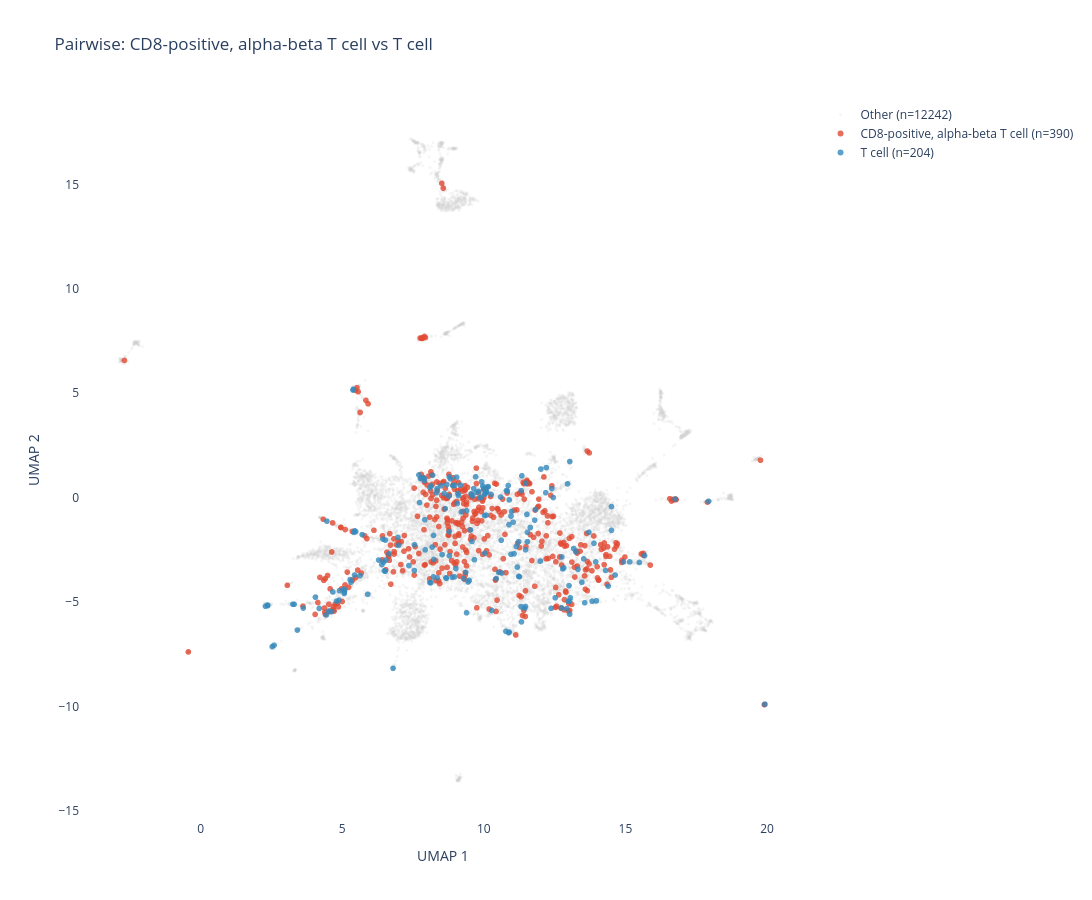
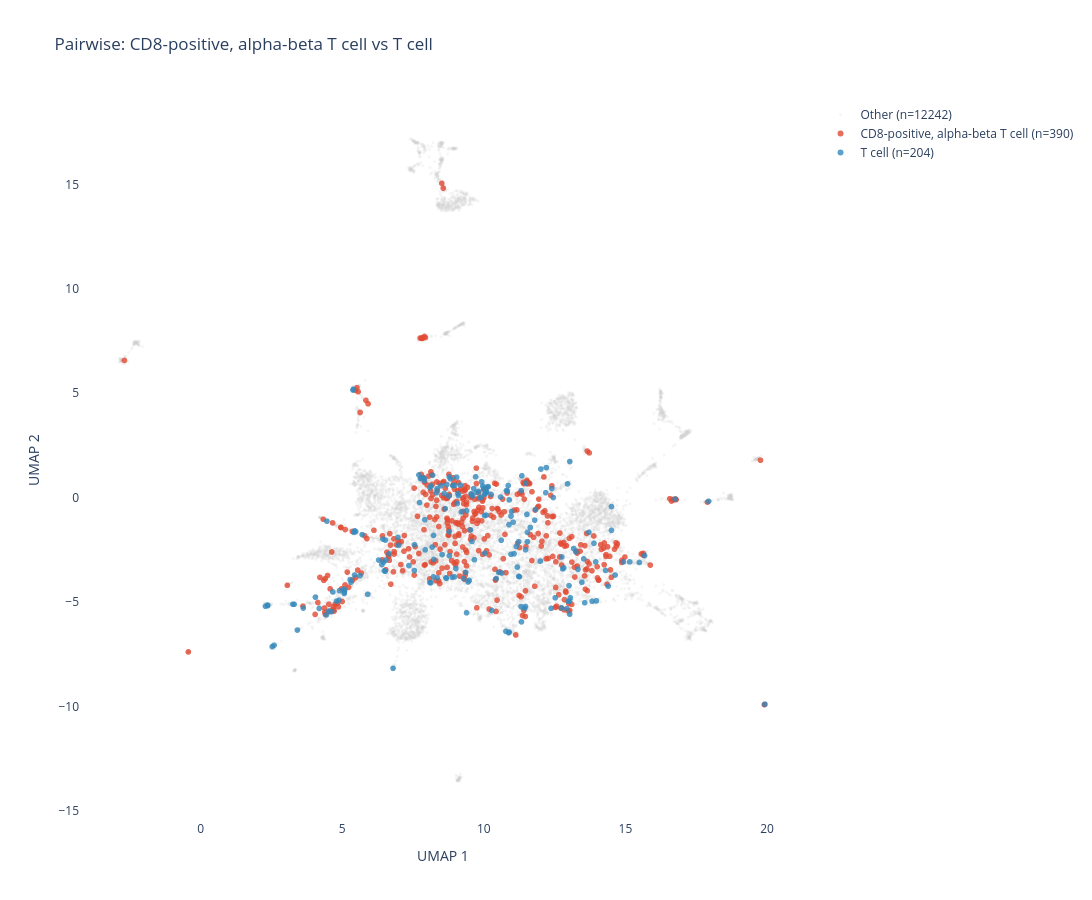

Source (notebook cell) for these figures, in order:
### Code cell
build_pairwise_comparison(
    d,
    "CD8-positive, alpha-beta T cell",
    "T cell",
    output_path=OUTPUT_DIR / "pairwise_cd8_vs_tcell.html",
)

### Figure 1 — Plotly figure (JSON) as saved in the notebook; plotly's stock layout.template omitted (floating-point values rounded to 4 significant figures; data arrays with more than 128 entries replaced by an {"elided": "..."} marker saying what was removed)
{"data": [{"hoverinfo": "skip", "marker": {"color": "#d0d0d0", "opacity": 0.2, "size": 3}, "mode": "markers", "name": "Other (n=12242)", "type": "scattergl", "x": {"elided": "12242 float values"}, "y": {"elided": "12242 float values"}}, {"hoverinfo": "text", "hovertext": {"elided": "390 str values"}, "marker": {"color": "#E24A33", "opacity": 0.8, "size": 6}, "mode": "markers", "name": "CD8-positive, alpha-beta T cell (n=390)", "type": "scattergl", "x": {"elided": "390 float values"}, "y": {"elided": "390 float values"}}, {"hoverinfo": "text", "hovertext": {"elided": "204 str values"}, "marker": {"color": "#348ABD", "opacity": 0.8, "size": 6}, "mode": "markers", "name": "T cell (n=204)", "type": "scattergl", "x": {"elided": "204 float values"}, "y": {"elided": "204 float values"}}], "layout": {"height": 900, "legend": {"font": {"size": 12}}, "plot_bgcolor": "white", "title": {"text": "Pairwise: CD8-positive, alpha-beta T cell vs T cell"}, "width": 1100, "xaxis": {"showgrid": false, "title": {"text": "UMAP 1"}, "zeroline": false}, "yaxis": {"showgrid": false, "title": {"text": "UMAP 2"}, "zeroline": false}}}

### Figure 2 — Plotly figure (JSON) as saved in the notebook; plotly's stock layout.template omitted (floating-point values rounded to 4 significant figures; data arrays with more than 128 entries replaced by an {"elided": "..."} marker saying what was removed)
{"data": [{"hoverinfo": "skip", "marker": {"color": "#d0d0d0", "opacity": 0.2, "size": 3}, "mode": "markers", "name": "Other (n=12242)", "type": "scattergl", "x": {"elided": "12242 float values"}, "y": {"elided": "12242 float values"}}, {"hoverinfo": "text", "hovertext": {"elided": "390 str values"}, "marker": {"color": "#E24A33", "opacity": 0.8, "size": 6}, "mode": "markers", "name": "CD8-positive, alpha-beta T cell (n=390)", "type": "scattergl", "x": {"elided": "390 float values"}, "y": {"elided": "390 float values"}}, {"hoverinfo": "text", "hovertext": {"elided": "204 str values"}, "marker": {"color": "#348ABD", "opacity": 0.8, "size": 6}, "mode": "markers", "name": "T cell (n=204)", "type": "scattergl", "x": {"elided": "204 float values"}, "y": {"elided": "204 float values"}}], "layout": {"height": 900, "legend": {"font": {"size": 12}}, "plot_bgcolor": "white", "title": {"text": "Pairwise: CD8-positive, alpha-beta T cell vs T cell"}, "width": 1100, "xaxis": {"showgrid": false, "title": {"text": "UMAP 1"}, "zeroline": false}, "yaxis": {"showgrid": false, "title": {"text": "UMAP 2"}, "zeroline": false}}}
